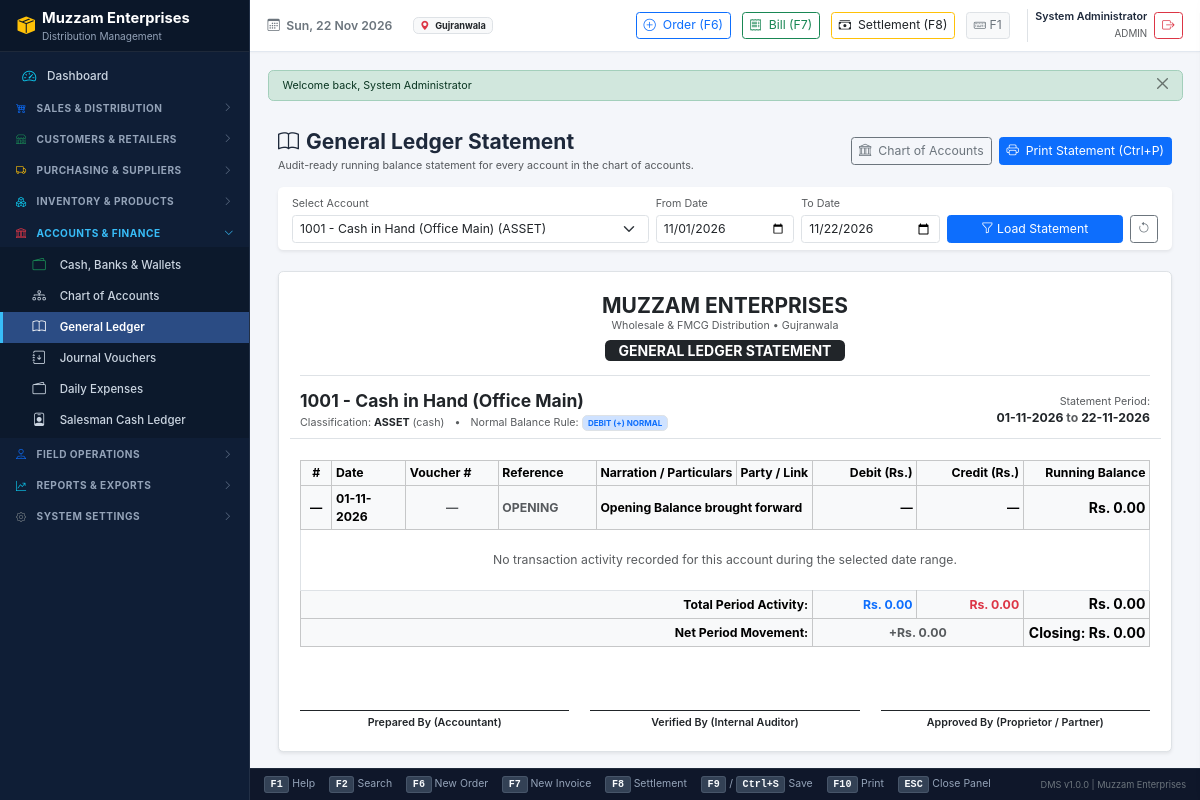
The app's page /modules/accounts/ledger.php (signed in) with its own data.
### tables this page shows
CREATE TABLE `settings` (
  `id` INT UNSIGNED NOT NULL AUTO_INCREMENT,
  `setting_group` VARCHAR(50) NOT NULL DEFAULT 'general',
  `setting_key` VARCHAR(100) NOT NULL UNIQUE,
  `setting_value` TEXT DEFAULT NULL,
  `data_type` ENUM('string', 'number', 'boolean', 'json') NOT NULL DEFAULT 'string',
  `description` VARCHAR(255) DEFAULT NULL,
  `updated_at` DATETIME NOT NULL DEFAULT CURRENT_TIMESTAMP ON UPDATE CURRENT_TIMESTAMP,
  PRIMARY KEY (`id`),
  INDEX `idx_settings_group` (`setting_group`)
);

CREATE TABLE `accounts` (
  `id` INT UNSIGNED NOT NULL AUTO_INCREMENT,
  `account_code` VARCHAR(30) NOT NULL UNIQUE,
  `account_name` VARCHAR(150) NOT NULL,
  `account_type` ENUM('asset', 'liability', 'equity', 'revenue', 'expense') NOT NULL,
  `sub_type` ENUM(
    'cash',
    'bank',
    'wallet',
    'accounts_receivable',
    'accounts_payable',
    'inventory',
    'sales',
    'sales_discount',
    'sales_return',
    'cost_of_goods_sold',
    'expense',
    'equity'
  ) NOT NULL,
  `bank_name` VARCHAR(100) DEFAULT NULL,
  `account_number` VARCHAR(100) DEFAULT NULL,
  `branch_code` VARCHAR(50) DEFAULT NULL,
  `notes` TEXT DEFAULT NULL,
  `opening_balance` DECIMAL(15,2) NOT NULL DEFAULT 0.00,
  `current_balance` DECIMAL(15,2) NOT NULL DEFAULT 0.00,
  `is_system` TINYINT(1) NOT NULL DEFAULT 0,
  `is_active` TINYINT(1) NOT NULL DEFAULT 1,
  `created_at` DATETIME NOT NULL DEFAULT CURRENT_TIMESTAMP,
  `updated_at` DATETIME NOT NULL DEFAULT CURRENT_TIMESTAMP ON UPDATE CURRENT_TIMESTAMP,
  PRIMARY KEY (`id`),
  INDEX `idx_acc_code` (`account_code`),
  INDEX `idx_acc_type` (`account_type`, `sub_type`)
);

### modules/accounts/ledger.php (the view, shortened to what the rows shown need)
<?php
$allAccounts = db_fetch_all("SELECT id, account_code, account_name, account_type FROM accounts WHERE is_active = 1 ORDER BY account_code ASC");
$accountId = !empty($_GET['account_id']) ? (int)$_GET['account_id'] : (int)($allAccounts[0]['id'] ?? ACC_CASH_MAIN);
$today = date('Y-m-d');
$firstOfMonth = date('Y-m-01');
$fromDate = clean_input($_GET['from_date'] ?? $firstOfMonth);
$toDate   = clean_input($_GET['to_date'] ?? $today);
$ledgerData = null;
$error = null;
try {
    $ledgerData = get_account_ledger($accountId, $fromDate, $toDate);
} catch (Exception $e) {
    $error = $e->getMessage();
}
require_once __DIR__ . '/../../includes/header.php';
require_once INCLUDES_PATH . '/topbar.php';
?>
<div class="content-wrapper">
    <div class="container-fluid py-3">
        <?php if ($error): ?>
            <div class="alert alert-danger shadow-sm">
                <i class="bi bi-exclamation-triangle me-1"></i> <?= htmlspecialchars($error) ?>
            </div>
        <?php elseif ($ledgerData): ?>
            <?php
                $acc = $ledgerData['account'];
                $isDebitNormal = $ledgerData['is_debit_normal'];
            ?>
            <div class="card border shadow-sm print-container bg-white">
                <div class="card-body p-4">
                    <div class="text-center border-bottom pb-3 mb-3">
                        <h4 class="fw-bold mb-0 text-uppercase tracking-wider"><?= CLIENT_NAME ?></h4>
                        <div class="text-muted small">Wholesale & FMCG Distribution • Gujranwala</div>
                        <div class="mt-2">
                            <span class="badge bg-dark text-white px-3 py-1 fs-6 text-uppercase">GENERAL LEDGER STATEMENT</span>
                        </div>
                    </div>
                    <div class="row align-items-center mb-4 pb-2 border-bottom">
                        <div class="col-md-8 col-sm-7">
                            <div class="h5 fw-bold text-navy mb-1">
                                <?= htmlspecialchars($acc['account_code']) ?> - <?= htmlspecialchars($acc['account_name']) ?>
                            </div>
                            <div class="small text-muted">
                                Classification: <strong class="text-dark text-uppercase"><?= htmlspecialchars($acc['account_type']) ?></strong>
                                (<?= htmlspecialchars(str_replace('_', ' ', $acc['sub_type'])) ?>)
                                <span class="mx-2">•</span>
                                Normal Balance Rule:
                                <span class="badge <?= $isDebitNormal ? 'bg-primary' : 'bg-danger' ?>-subtle text-<?= $isDebitNormal ? 'primary' : 'danger' ?> border">
                                    <?= $isDebitNormal ? 'DEBIT (+)' : 'CREDIT (+)' ?> NORMAL
                                </span>
                            </div>
                        </div>
                        <div class="col-md-4 col-sm-5 text-md-end text-start mt-md-0 mt-2">
                            <div class="small text-muted">Statement Period:</div>
                            <div class="fw-bold text-dark">
                                <?= format_date($fromDate) ?> <span class="text-muted">to</span> <?= format_date($toDate) ?>
                            </div>
                        </div>
                    </div>
                    <div class="table-responsive">
                        <table class="table table-sm table-bordered align-middle mb-0">
                            <thead class="table-light text-nowrap">
                                <tr>
                                    <th style="width: 40px;" class="text-center">#</th>
                                    <th style="width: 100px;">Date</th>
                                    <th style="width: 110px;">Voucher #</th>
                                    <th style="width: 120px;">Reference</th>
                                    <th>Narration / Particulars</th>
                                    <th>Party / Link</th>
                                    <th style="width: 130px;" class="text-end">Debit (Rs.)</th>
                                    <th style="width: 130px;" class="text-end">Credit (Rs.)</th>
                                    <th style="width: 140px;" class="text-end">Running Balance</th>
                                </tr>
                            </thead>
                            <tbody>
                                <tr class="table-light fw-bold">
                                    <td class="text-center">—</td>
                                    <td><?= format_date($fromDate) ?></td>
                                    <td class="text-muted text-center">—</td>
                                    <td class="text-muted">OPENING</td>
                                    <td colspan="2">Opening Balance brought forward</td>
                                    <td class="text-end">—</td>
                                    <td class="text-end">—</td>
                                    <td class="text-end text-navy fs-6">
                                        <?= format_currency($ledgerData['opening_balance']) ?>
                                    </td>
                                </tr>
                                <?php if (empty($ledgerData['lines'])): ?>
                                    <tr>
                                        <td colspan="9" class="text-center py-4 text-muted">
                                            No transaction activity recorded for this account during the selected date range.
                                        </td>
                                    </tr>
                                <?php endif; ?>
                            </tbody>
                            <tfoot class="table-light fw-bold border-top-2">
                                <tr>
                                    <td colspan="6" class="text-end">Total Period Activity:</td>
                                    <td class="text-end text-primary"><?= format_currency($ledgerData['total_debit']) ?></td>
                                    <td class="text-end text-danger"><?= format_currency($ledgerData['total_credit']) ?></td>
                                    <td class="text-end text-navy fs-6">
                                        <?= format_currency($ledgerData['closing_balance']) ?>
                                    </td>
                                </tr>
                                <tr class="table-light">
                                    <td colspan="6" class="text-end">Net Period Movement:</td>
                                    <td colspan="2" class="text-center text-muted">
                                        <?php
                                            $net = $ledgerData['total_debit'] - $ledgerData['total_credit'];
                                        ?>
                                        <?= $net >= 0 ? '+' : '' ?><?= format_currency($net) ?>
                                    </td>
                                    <td class="text-end fw-bold fs-6 <?= $ledgerData['closing_balance'] >= 0 ? 'text-navy' : 'text-danger' ?>">
                                        Closing: <?= format_currency($ledgerData['closing_balance']) ?>
                                    </td>
                                </tr>
                            </tfoot>
                        </table>
                    </div>
                    <div class="row pt-5 mt-4 text-center">
                        <div class="col-4">
                            <div class="border-top border-dark pt-1 small fw-semibold">
                                Prepared By (Accountant)
                            </div>
                        </div>
                        <div class="col-4">
                            <div class="border-top border-dark pt-1 small fw-semibold">
                                Verified By (Internal Auditor)
                            </div>
                        </div>
                        <div class="col-4">
                            <div class="border-top border-dark pt-1 small fw-semibold">
                                Approved By (Proprietor / Partner)
                            </div>
                        </div>
                    </div>
                </div>
            </div>
        <?php endif; ?>
    </div>
</div>
<?php require_once __DIR__ . '/../../includes/footer.php'; ?>

### includes/topbar.php (shortened to what the rows shown need)
<div class="dms-main">
    <header class="dms-topbar">
        <div class="dms-topbar-left">
            <span class="fw-semibold text-secondary">
                <i class="bi bi-calendar3 me-1"></i> <?= date('D, d M Y') ?>
            </span>
            <span class="badge bg-light text-dark border ms-2">
                <i class="bi bi-geo-alt-fill text-danger me-1"></i> <?= e(get_setting('city', 'Gujranwala')) ?>
            </span>
        </div>
    </header>
    <main class="dms-content">

### records on screen
settings: setting_value "Gujranwala"
accounts: account_code "1001", account_name "Cash in Hand (Office Main)", account_type "ASSET", sub_type "cash"

### other values on screen
CLIENT_NAME "Muzzam Enterprises"
$user['full_name'] "System Administrator"
implode(', ', $user['roles'] ?? ['USER']) "ADMIN"
$msg['message'] "Welcome back, System Administrator"
CLIENT_NAME "MUZZAM ENTERPRISES"
format_date($fromDate) "01-11-2026"
format_date($toDate) "22-11-2026"
format_currency($ledgerData['opening_balance']) "Rs. 0.00"
format_currency($ledgerData['total_debit']) "Rs. 0.00"
format_currency($ledgerData['total_credit']) "Rs. 0.00"
format_currency($ledgerData['closing_balance']) "Rs. 0.00"
format_currency($net) "Rs. 0.00"
APP_VERSION "1.0.0"
form field account_id "1001 - Cash in Hand (Office Main) (ASSET)"
